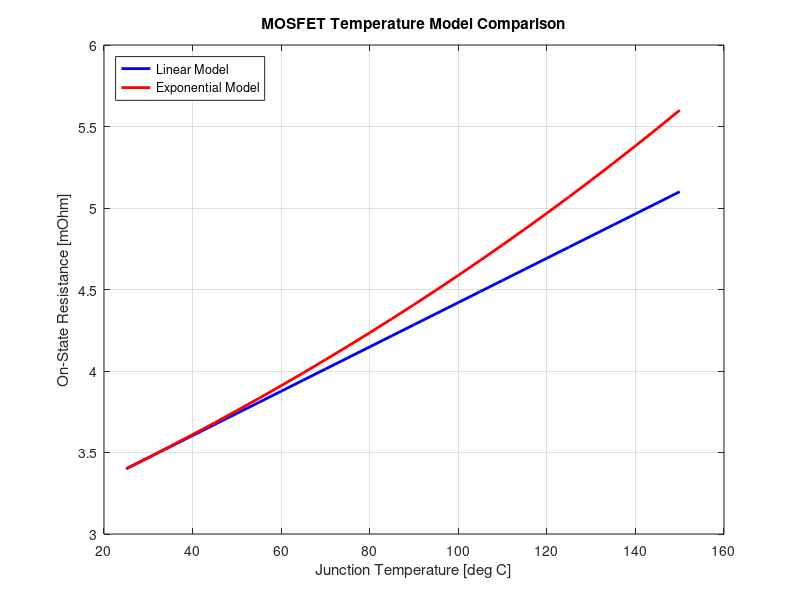
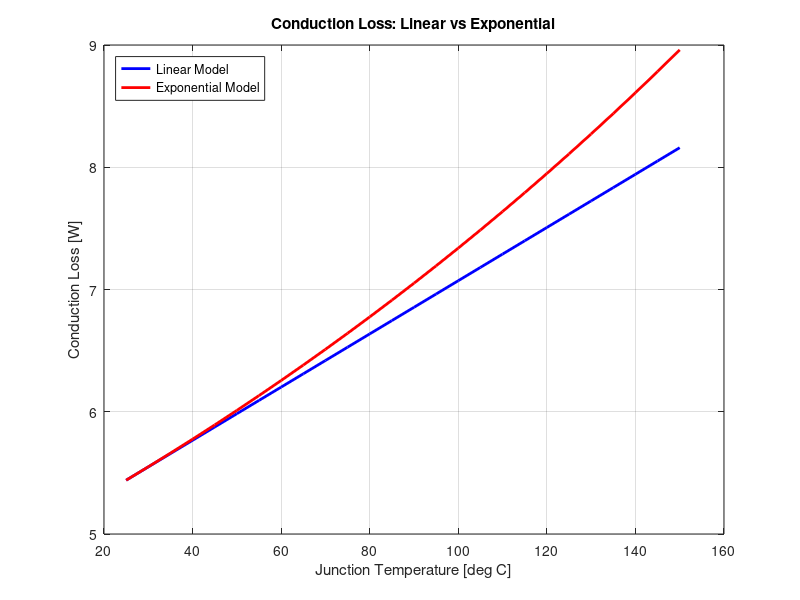

MATLAB code for these plots, in order:
clear;
clc;
close all;

% Infineon IAUC100N08S5N034
% Reference conduction loss calculation

R_DS_on = 3.4e-3;    % Maximum RDS(on) at specified conditions [Ohm]
I_D = 40;            % Drain current [A]

P_cond = I_D^2 * R_DS_on;

fprintf('Conduction loss: %.2f W\n', P_cond);

% Temperature model comparison

T = 25:5:150;          % Junction temperature [deg C]
T_ref = 25;            % Reference temperature [deg C]
alpha = 0.004;         % Assumed coefficient [1/K]

R_linear = R_DS_on .* (1 + alpha .* (T - T_ref));

R_exp = R_DS_on .* (1 + alpha).^(T - T_ref);

fig1 = figure;

plot(T, R_linear * 1000, 'b', 'LineWidth', 2);
hold on;
plot(T, R_exp * 1000, 'r', 'LineWidth', 2);

xlabel('Junction Temperature [deg C]');
ylabel('On-State Resistance [mOhm]');
title('MOSFET Temperature Model Comparison');

legend('Linear Model', 'Exponential Model', ...
       'Location', 'northwest');

grid on;
hold off;

exportgraphics(fig1, 'mosfet_resistance_comparison.png');

% Conduction loss comparison at constant current

P_linear = I_D^2 .* R_linear;
P_exp = I_D^2 .* R_exp;

fig2 = figure;
plot(T, P_linear, 'b', 'LineWidth', 2);
hold on;
plot(T, P_exp, 'r', 'LineWidth', 2);

xlabel('Junction Temperature [deg C]');
ylabel('Conduction Loss [W]');
title('Conduction Loss: Linear vs Exponential');

legend('Linear Model', 'Exponential Model', ...
       'Location', 'northwest');

grid on;
hold off;

exportgraphics(fig2, 'mosfet_power_loss_comparison.png');
